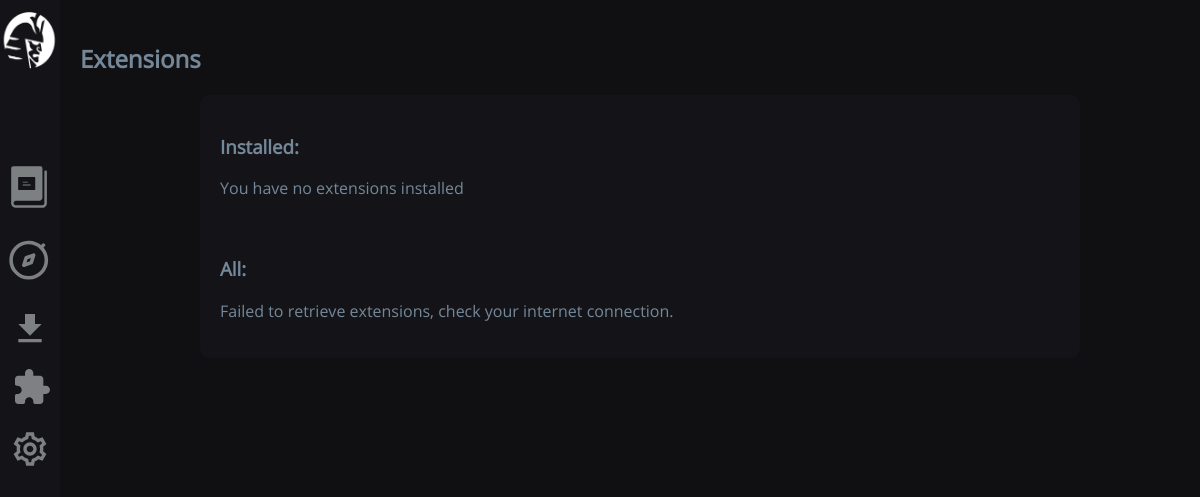
Page /extensions/ on the earlier database version.
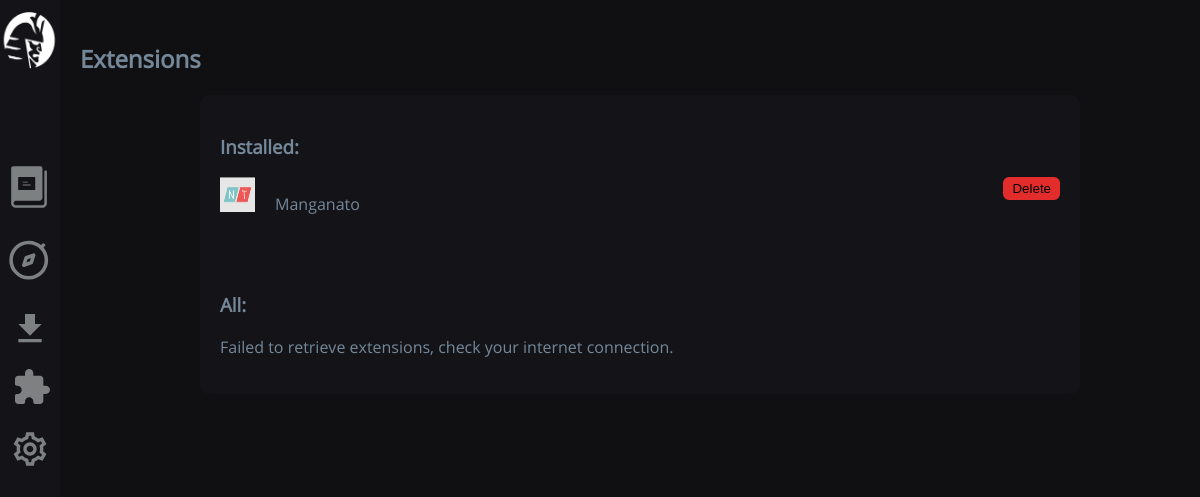
Same page on the later database version.
### main/models.py (models this page shows)
class extension(models.Model):
	name = models.TextField(default="")
	path = models.TextField(default="")
	logo = models.TextField(default="")
	url = models.TextField(default="")
	def __str__(self):
		return self.name

### main/views.py (the view, shortened to what this page needs)
# urls.py: path("extensions/", views.extensions, name="extensions"),
def extensions(response):
    allExtensions = ext_list()
    if allExtensions != -1:
        for otherExtension in allExtensions:
            if extension.objects.all().filter(name=otherExtension["Name"]).exists():
                otherExtension["downloaded"] = True
            else:
                otherExtension["downloaded"] = False
    installedExtensions = extension.objects.all()
    return render(response, "main/extensions.html", {'installed': installedExtensions, 'all': allExtensions})

### main/Backend/extensions/extension_list.py (called while the page is built)
def ext_list():
        try:
                request = requests.get(index)
                all_extensions = json.loads(request.text)
                return all_extensions
        except:
                return -1

### main/templates/main/extensions.html (shortened to what this page needs)
{% extends 'main/base.html' %}
{% load static %}
{% block extra_head_content %}
    <link rel="stylesheet" type="text/css" href="{% static 'css/extensions.css' %}">
    {{ block.super }}
{% endblock %}
{% block content %}
<h2>Extensions</h2>
<div class="extension_list">
    <h3>Installed:</h3>
    {% if installed|length == 0 %}
    <p>You have no extensions installed</p>
    {% else %}
        {% for extension in installed %}
        <div class="row">
            <div class="extension">
                <img src="{% static extension.logo %}" width="35" height="35" alt="">
                <p>{{ extension }}</p>
            </div>
            <button onclick="getLinkedManga({{extension.id}})" class="delete-button">
                <span>Delete</span>
            </button>
        </div>
        {% endfor %}
    {% endif %}
    <br>
    <h3>All:</h3>
    {% if all == -1 %}
        <p>Failed to retrieve extensions, check your internet connection.</p>
    {% endif %}
</div>
{% endblock  %}

### main/templates/main/base.html (shortened to what this page needs)
{% load static %}
<html>
<head>
    {% block extra_head_content %}
    <link rel="stylesheet" type="text/css" href="{% static 'css/base.css' %}">
    {% endblock %}
</head>
<body>
    <nav class="navbar">
        <ul class="navbar-nav">
            <li class="nav-item">
                    <img src="{% static 'images/samurai.png' %}" width="60" height="60" class="logo" />
            </li>
            <li class="nav-item">
                <a href="/library" class="nav-link">
                </a>
            </li>
            <li>
                <a href="/browse" class="nav-link">
                </a>
            </li>
            <li>
                <a href="/downloads" class="navlink">
                    <img src="{% static 'images/download.svg' %}" class="downloads" width="40" height="40" alt="">
                </a>
            </li>
            <li>
                <a href="/extensions" class="nav-link">
                </a>
            </li>
            <li>
                <a href="/settings" class="nav-link">
                    <img src="{% static 'images/setting.svg' %}" class="settings" width="40" height="40" alt="">
                </a>
            </li>
        </ul>
    </nav>+
    <main>
        {% block content %}
        {% endblock  %}
    </main>
</body>
</html>

### main/static/css/extensions.css (style rules this page uses)
.extension_list { overflow: hidden; margin: auto; padding: 20px; max-width: 75%; border-radius: 10px; background-color:#141418; }
.extension { display: flex; padding-bottom: 20px; align-items: flex-start; }
.extension img { padding-right: 20px; }
.row { display: flex; align-items: flex-start; }
.delete-button { margin-left: auto; display: inline-flex; background-color: #e32d2d; border: 3px solid #e32d2d; border-radius: 6px; cursor: pointer; box-shadow: none; color: black; }

### main/static/css/base.css (style rules this page uses)
:root { font-family: 'Open Sans'; --text-primary: #b6b6b6; --text-secondary: #ececec; --bg-primary:#152232; --bg-secondary:#141418; }
body { color:#748899; background-color: #101013; margin: 0; padding: 0; }
main { margin-left: 5rem; padding: 0rem; }
.navbar { width: 60px; height: 100vh; position: fixed; background-color: #141418; }
.navbar-nav { list-style: none; padding: 0; margin: 0; display: flex; flex-direction: column; align-items: center; }
.nav-item { width:100%; }
.logo { filter: invert(100%) sepia(100%) saturate(0%) hue-rotate(112deg) brightness(105%) contrast(105%); padding-top: 10; padding-left: 0; }
.library { filter: invert(60%) sepia(80%) saturate(913%) hue-rotate(166deg) brightness(87%) contrast(2%); padding-left: 7px; padding-top: 90px; }
.browse { filter: invert(60%) sepia(80%) saturate(913%) hue-rotate(166deg) brightness(87%) contrast(2%); padding-left: 0px; padding-top: 15px; }
.extensions { filter: invert(60%) sepia(80%) saturate(913%) hue-rotate(166deg) brightness(87%) contrast(2%); padding-left: 0px; padding-top: 15px; }
.downloads { filter: invert(60%) sepia(80%) saturate(913%) hue-rotate(166deg) brightness(87%) contrast(2%); padding-left: 0px; padding-top: 15px; }
.settings { filter: invert(60%) sepia(80%) saturate(913%) hue-rotate(166deg) brightness(87%) contrast(2%); padding-left: 0px; padding-top: 15px; }

Differences in the rows shown:
added extension: name "Manganato"
Other differences:
text no longer shown: "You have no extensions installed"
